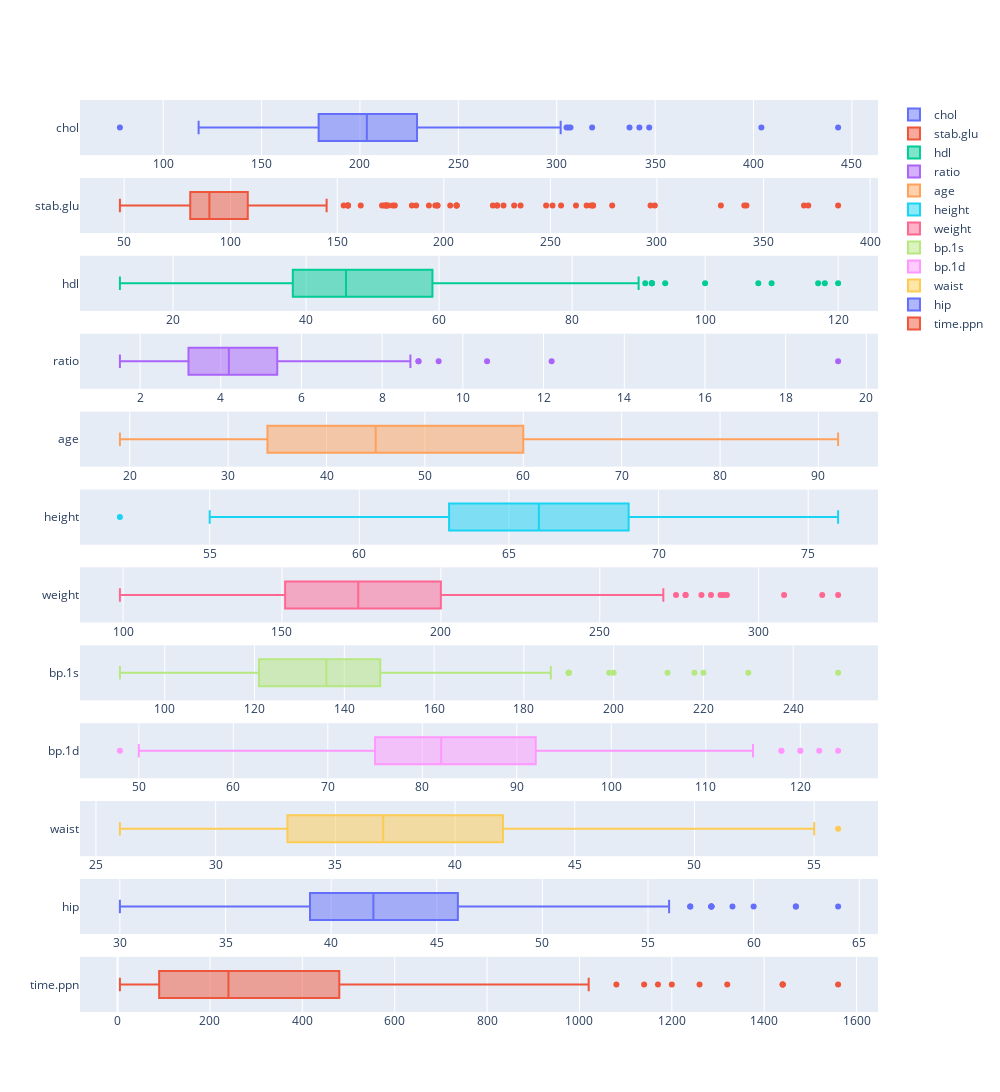

The cell this chart's notebook holds for it:
### Code cell
# Criar um subplot com o número de linhas igual ao número de características numéricas
fig = make_subplots(rows=len(numeric_features), cols=1)

# Adicionar um gráfico de caixa (box plot) para cada característica numérica ao subplot
for i, f in enumerate(numeric_features):
    fig.add_trace(go.Box(x=df3[f], name=f), row=i+1, col=1)

# Atualizar o layout do subplot
fig.update_layout(height=3000, width=1000)

# Exibir o subplot
fig.show()

### Figure 1 — Plotly figure (JSON) as saved in the notebook; plotly's stock layout.template omitted (floating-point values rounded to 4 significant figures; data arrays with more than 128 entries replaced by an {"elided": "..."} marker saying what was removed)
{"data": [{"name": "chol", "type": "box", "x": {"elided": "366 int values"}, "xaxis": "x", "yaxis": "y"}, {"name": "stab.glu", "type": "box", "x": {"elided": "366 int values"}, "xaxis": "x2", "yaxis": "y2"}, {"name": "hdl", "type": "box", "x": {"elided": "366 int values"}, "xaxis": "x3", "yaxis": "y3"}, {"name": "ratio", "type": "box", "x": {"elided": "366 float values"}, "xaxis": "x4", "yaxis": "y4"}, {"name": "age", "type": "box", "x": {"elided": "366 int values"}, "xaxis": "x5", "yaxis": "y5"}, {"name": "height", "type": "box", "x": {"elided": "366 int values"}, "xaxis": "x6", "yaxis": "y6"}, {"name": "weight", "type": "box", "x": {"elided": "366 int values"}, "xaxis": "x7", "yaxis": "y7"}, {"name": "bp.1s", "type": "box", "x": {"elided": "366 int values"}, "xaxis": "x8", "yaxis": "y8"}, {"name": "bp.1d", "type": "box", "x": {"elided": "366 int values"}, "xaxis": "x9", "yaxis": "y9"}, {"name": "waist", "type": "box", "x": {"elided": "366 int values"}, "xaxis": "x10", "yaxis": "y10"}, {"name": "hip", "type": "box", "x": {"elided": "366 int values"}, "xaxis": "x11", "yaxis": "y11"}, {"name": "time.ppn", "type": "box", "x": {"elided": "366 int values"}, "xaxis": "x12", "yaxis": "y12"}], "layout": {"height": 3000, "width": 1000, "xaxis": {"anchor": "y", "domain": [0, 1]}, "xaxis10": {"anchor": "y10", "domain": [0, 1]}, "xaxis11": {"anchor": "y11", "domain": [0, 1]}, "xaxis12": {"anchor": "y12", "domain": [0, 1]}, "xaxis2": {"anchor": "y2", "domain": [0, 1]}, "xaxis3": {"anchor": "y3", "domain": [0, 1]}, "xaxis4": {"anchor": "y4", "domain": [0, 1]}, "xaxis5": {"anchor": "y5", "domain": [0, 1]}, "xaxis6": {"anchor": "y6", "domain": [0, 1]}, "xaxis7": {"anchor": "y7", "domain": [0, 1]}, "xaxis8": {"anchor": "y8", "domain": [0, 1]}, "xaxis9": {"anchor": "y9", "domain": [0, 1]}, "yaxis": {"anchor": "x", "domain": [0.9396, 1]}, "yaxis10": {"anchor": "x10", "domain": [0.1708, 0.2313]}, "yaxis11": {"anchor": "x11", "domain": [0.08542, 0.1458]}, "yaxis12": {"anchor": "x12", "domain": [0, 0.06042]}, "yaxis2": {"anchor": "x2", "domain": [0.8542, 0.9146]}, "yaxis3": {"anchor": "x3", "domain": [0.7688, 0.8292]}, "yaxis4": {"anchor": "x4", "domain": [0.6833, 0.7438]}, "yaxis5": {"anchor": "x5", "domain": [0.5979, 0.6583]}, "yaxis6": {"anchor": "x6", "domain": [0.5125, 0.5729]}, "yaxis7": {"anchor": "x7", "domain": [0.4271, 0.4875]}, "yaxis8": {"anchor": "x8", "domain": [0.3417, 0.4021]}, "yaxis9": {"anchor": "x9", "domain": [0.2563, 0.3167]}}}
